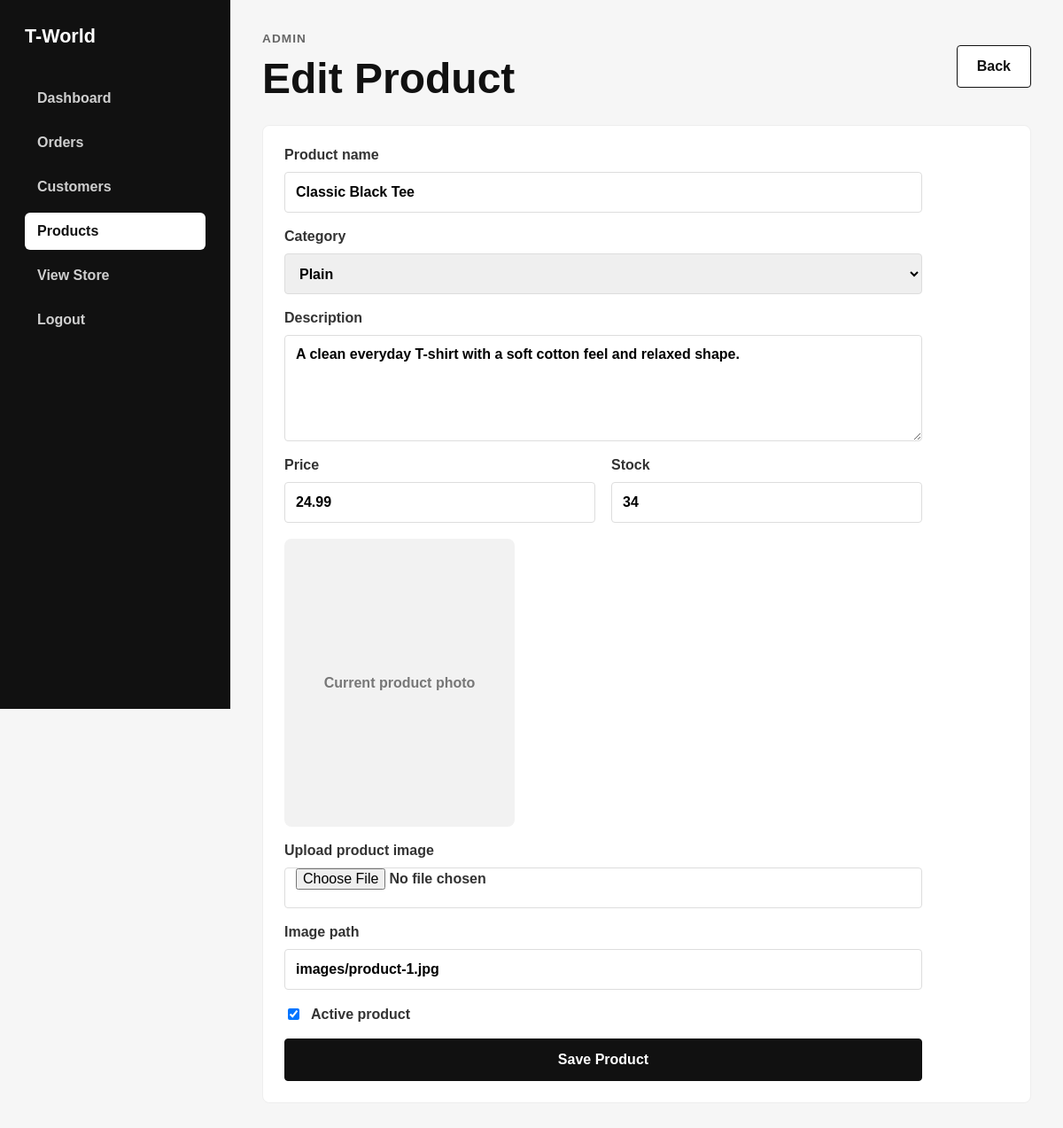
Page /admin/product_form.php?id=1 (signed in) on the committed database.
### tables this page shows
CREATE TABLE products (
    id INT AUTO_INCREMENT PRIMARY KEY,
    name VARCHAR(160) NOT NULL,
    category ENUM('plain', 'oversized', 'graphic', 'new') NOT NULL,
    description TEXT NOT NULL,
    price DECIMAL(10, 2) NOT NULL,
    stock INT NOT NULL DEFAULT 0,
    image_url VARCHAR(255) NOT NULL,
    is_active TINYINT(1) NOT NULL DEFAULT 1,
    created_at TIMESTAMP DEFAULT CURRENT_TIMESTAMP,
    INDEX idx_products_category (category),
    INDEX idx_products_active (is_active)
);

### includes/functions.php (called while the page is built, shortened)
<?php
require_once __DIR__ . '/../config/database.php';
function h(mixed $value): string
{
    return htmlspecialchars((string) ($value ?? ''), ENT_QUOTES, 'UTF-8');
}
function get_admin_product(int $id): ?array
{
    global $pdo;
    $statement = $pdo->prepare('SELECT * FROM products WHERE id = :id');
    $statement->execute(['id' => $id]);
    $product = $statement->fetch();
    return $product ?: null;
}
function product_categories(): array
{
    return [
        'plain' => 'Plain',
        'oversized' => 'Oversized',
        'graphic' => 'Graphic',
        'new' => 'New Arrivals',
    ];
}

### admin/product_form.php (the view, shortened to what this page needs)
<?php
require_once __DIR__ . '/../includes/functions.php';
$productId = (int) ($_GET['id'] ?? 0);
$product = $productId > 0 ? get_admin_product($productId) : null;
$isEditing = (bool) $product;
$categories = product_categories();
?>
<!doctype html>
<html lang="en">
  <head>
    <link rel="stylesheet" href="../css/style.css" />
    <link rel="stylesheet" href="../css/admin.css" />
  </head>
  <body>
    <div class="admin-layout">
      <aside class="admin-sidebar">
        <a class="brand" href="../index.php">T-World</a>
        <nav class="admin-nav" aria-label="Admin navigation">
          <a href="dashboard.php">Dashboard</a>
          <a href="orders.php">Orders</a>
          <a href="customers.php">Customers</a>
          <a class="active" href="dashboard.php#products">Products</a>
          <a href="../pages/shop.php">View Store</a>
          <a href="../auth/logout.php">Logout</a>
        </nav>
      </aside>
      <main class="admin-main">
        <header class="admin-header">
          <div>
            <p class="eyebrow">Admin</p>
            <h1><?= $isEditing ? 'Edit Product' : 'New Product' ?></h1>
          </div>
          <a class="btn btn-secondary" href="dashboard.php#products">Back</a>
        </header>
        <section class="admin-section">
          <form class="admin-form" method="post" action="../actions/save_product.php" enctype="multipart/form-data">
            <label>
              Product name
              <input type="text" name="name" value="<?= h($product['name'] ?? '') ?>" required />
            </label>
            <label>
              Category
              <select name="category" required>
                <?php foreach ($categories as $slug => $label): ?>
                  <option value="<?= h($slug) ?>" <?= ($product['category'] ?? '') === $slug ? 'selected' : '' ?>>
                    <?= h($label) ?>
                  </option>
                <?php endforeach; ?>
              </select>
            </label>
            <label>
              Description
              <textarea name="description" rows="5" required><?= h($product['description'] ?? '') ?></textarea>
            </label>
            <div class="admin-form-grid">
              <label>
                Price
                <input type="number" name="price" min="0" step="0.01" value="<?= h($product['price'] ?? '') ?>" required />
              </label>
              <label>
                Stock
                <input type="number" name="stock" min="0" value="<?= h($product['stock'] ?? '0') ?>" required />
              </label>
            </div>
            <?php if (!empty($product['image_url'])): ?>
              <div class="current-product-image image-placeholder" data-label="Current product photo">
              </div>
            <?php endif; ?>
            <label>
              Upload product image
              <input type="file" name="product_image" accept="image/jpeg,image/png,image/webp" />
            </label>
            <label>
              Image path
              <input type="text" name="image_url" value="<?= h($product['image_url'] ?? '') ?>" placeholder="uploads/products/example.jpg" />
            </label>
            <label class="checkbox-field">
              <input type="checkbox" name="is_active" value="1" <?= (int) ($product['is_active'] ?? 1) === 1 ? 'checked' : '' ?> />
              Active product
            </label>
            <button class="btn btn-primary" type="submit">Save Product</button>
          </form>
        </section>
      </main>
    </div>
  </body>
</html>

### css/style.css (style rules this page uses)
* { box-sizing: border-box; }
html { scroll-behavior: smooth; }
body { margin: 0; font-family: Arial, Helvetica, sans-serif; color: #111111; background: #ffffff; }
a { color: inherit; text-decoration: none; }
button, input { font: inherit; }
button { color: inherit; cursor: pointer; }
.brand { font-size: 1.35rem; font-weight: 700; }
.image-placeholder { position: relative; }
.image-placeholder::before { content: attr(data-label); position: absolute; inset: 0; display: grid; place-items: center; padding: 24px; color: #777777; background: #f2f2f2; font-weight: 700; text-align: center; }
.eyebrow { margin: 0 0 14px; font-size: 0.85rem; font-weight: 700; letter-spacing: 0.08em; text-transform: uppercase; color: #666666; }
.btn { min-height: 48px; display: inline-flex; align-items: center; justify-content: center; padding: 0 22px; border: 1px solid #111111; border-radius: 4px; font-weight: 700; cursor: pointer; }
.btn-primary { color: #ffffff; background: #111111; }
.btn-secondary { color: #111111; background: #ffffff; }

### css/admin.css (style rules this page uses)
body { background: #f6f6f6; }
.admin-layout { min-height: 100vh; display: grid; grid-template-columns: 260px 1fr; }
.admin-sidebar { position: sticky; top: 0; height: 100vh; padding: 28px; color: #ffffff; background: #111111; }
.admin-nav { display: grid; gap: 8px; margin-top: 36px; }
.admin-nav a { padding: 12px 14px; border-radius: 6px; color: #cfcfcf; font-weight: 700; }
.admin-nav a:hover, .admin-nav a.active { color: #111111; background: #ffffff; }
.admin-main { padding: 36px; }
.admin-header { display: flex; align-items: center; justify-content: space-between; gap: 24px; margin-bottom: 28px; }
.admin-header h1 { margin: 0; font-size: clamp(2rem, 4vw, 3.4rem); line-height: 1; }
.stat-card, .admin-section { background: #ffffff; border: 1px solid #eeeeee; border-radius: 8px; }
.admin-section { margin-top: 24px; padding: 24px; }
.admin-form { display: grid; gap: 18px; max-width: 720px; }
.admin-form label { display: grid; gap: 10px; color: #333333; font-weight: 800; }
.admin-form input, .admin-form select, .admin-form textarea { width: 100%; min-height: 46px; padding: 0 12px; border: 1px solid #dddddd; border-radius: 4px; font: inherit; }
.admin-form textarea { min-height: 120px; padding: 12px; resize: vertical; }
.admin-form-grid { display: grid; grid-template-columns: repeat(2, 1fr); gap: 18px; }
.checkbox-field { display: flex !important; align-items: center; gap: 10px; }
.checkbox-field input { width: auto; min-height: auto; }
.current-product-image { width: min(100%, 260px); aspect-ratio: 4 / 5; overflow: hidden; border-radius: 8px; }

### rows in the picture
products: name "Classic Black Tee", category "Plain", description "A clean everyday T-shirt with a soft cotton feel and relaxed shape.", price "24.99", stock "34", image_url "images/product-1.jpg", is_active "☑"
